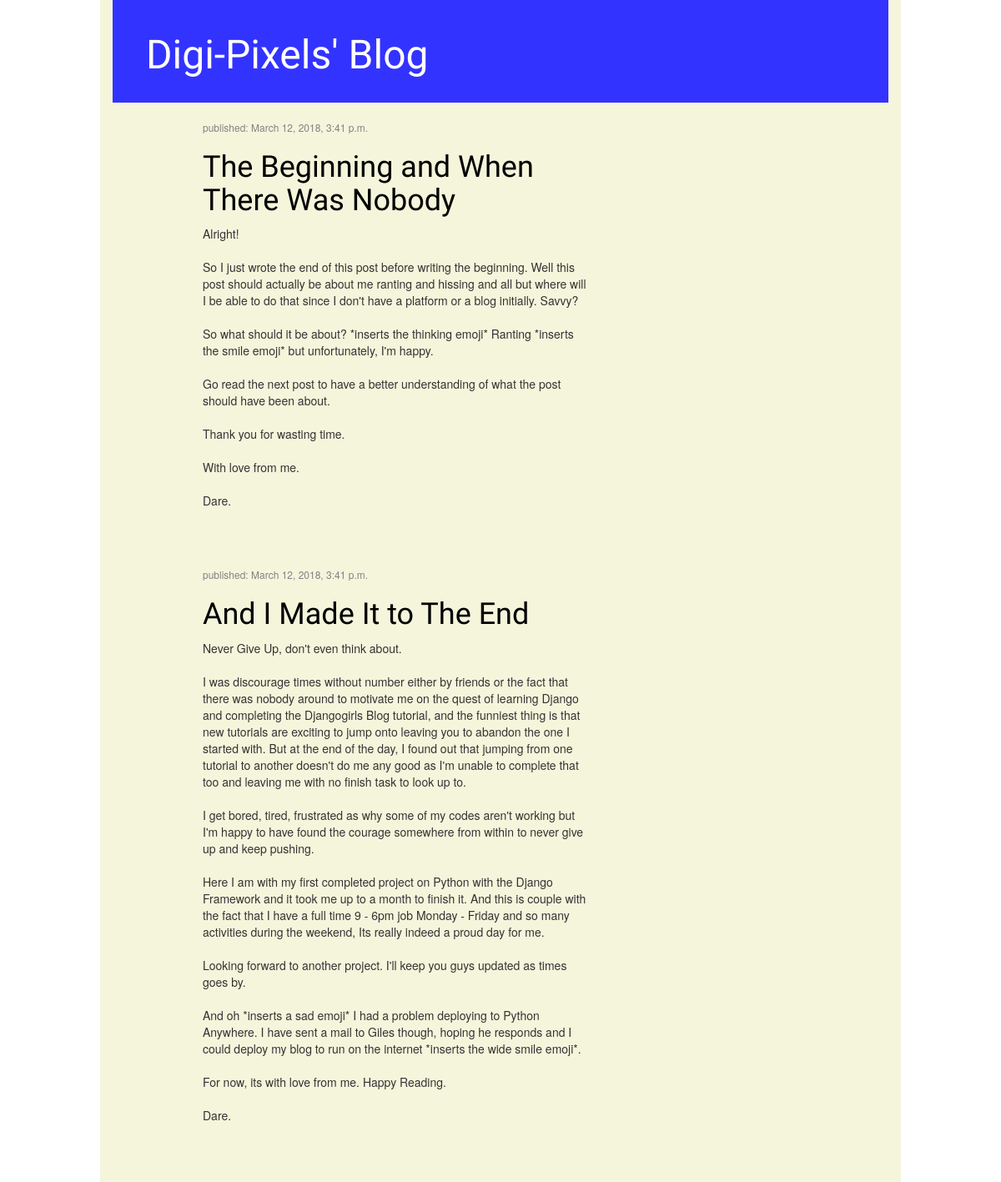
The page / on the database its author committed.
### blog/models.py (models this page shows, shortened)
class Post(models.Model):
    author = models.ForeignKey('auth.User',on_delete=models.CASCADE)
    title = models.CharField(max_length=200)
    text = models.TextField()
    created_date = models.DateTimeField(
            default=timezone.now)
    published_date = models.DateTimeField(
            blank=True, null=True)

### blog/views.py (the view)
# urls.py: url(r'^$', views.post_list, name='post_list'),
def post_list(request):
    posts = Post.objects.filter(published_date__lte=timezone.now()).order_by('published_date')
    return render(request, 'blog/post_list.html', {'posts': posts})

### blog/templates/blog/post_list.html
{% extends 'blog/base.html' %}
{% block content %}
{% for post in posts %}
    <div class="post">
        <div class="date">
            <p>published: {{ post.published_date }}</p>
        </div>
        <h1><a href="{% url 'post_detail' pk=post.pk %}">{{ post.title }}</a></h1>
        <p>{{ post.text|linebreaksbr }}</p>
    </div>
{% endfor %}
{% endblock %}

### blog/static/css/blog.css (style rules this page uses)
body { margin: 0; padding: 0; }
h1 a { color: #FCA205; font-family: 'Lobster'; }
h1, h2, h3, h4 { font-family: 'Lobster', cursive; }
.date { color: #828282; font-size: 12px; }
.post { margin-bottom: 70px; }
.post h1 a, .post h1 a:visited { color: #000000; }

### rows shown on the page
Post: published_date "March 12, 2018, 3:41 p.m.", title "The Beginning and When There Was Nobody", text "Alright! So I just wrote the end of this post before writing the beginning. Well this post should actually be about me ranting and hissing and all but where will I be able to do that since I don't have a platform or a blog initially. Savvy? So what should it be about? *inserts the thinking emoji* Ranting *inserts the smile emoji* but unfortunately, I'm happy. Go read the next post to have a better understanding of what the post should have been about. Thank you for wasting time. With love from me. Dare."
Post: published_date "March 12, 2018, 3:41 p.m.", title "And I Made It to The End", text "Never Give Up, don't even think about. I was discourage times without number either by friends or the fact that there was nobody around to motivate me on the quest of learning Django and completing the Djangogirls Blog tutorial, and the funniest thing is that new tutorials are exciting to jump onto leaving you to abandon the one I started with. But at the end of the day, I found out that jumping from one tutorial to another doesn't do me any good as I'm unable to complete that too and leaving me with no finish task to look up to. I get bored, tired, frustrated as why some of my codes aren't working but I'm happy to have found the courage somewhere from within to never give up and keep…"
